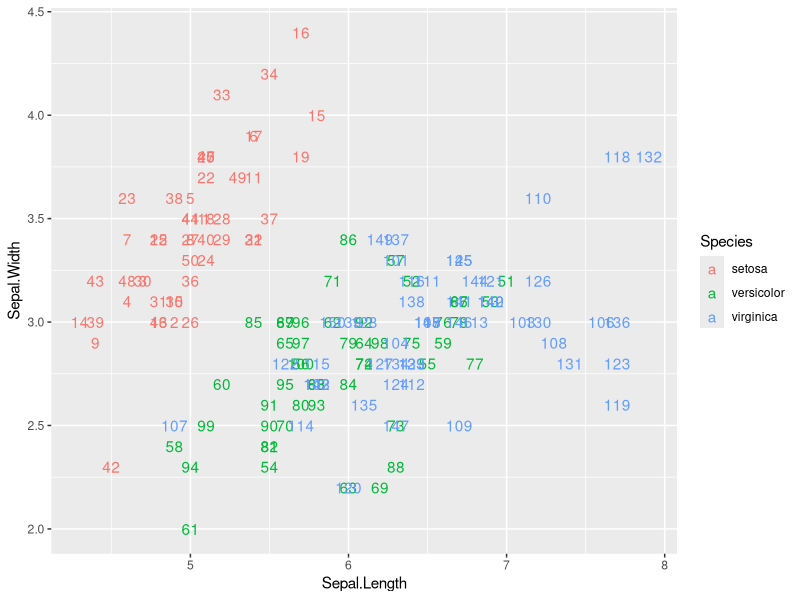
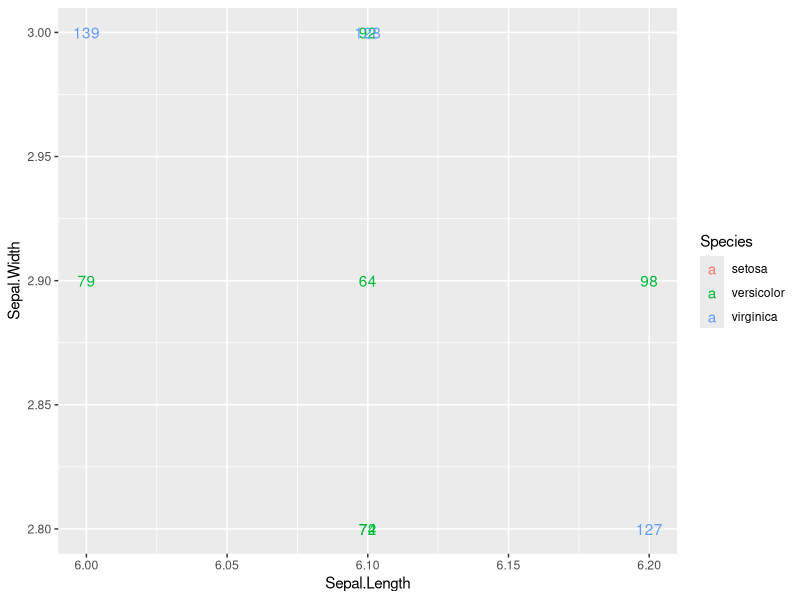
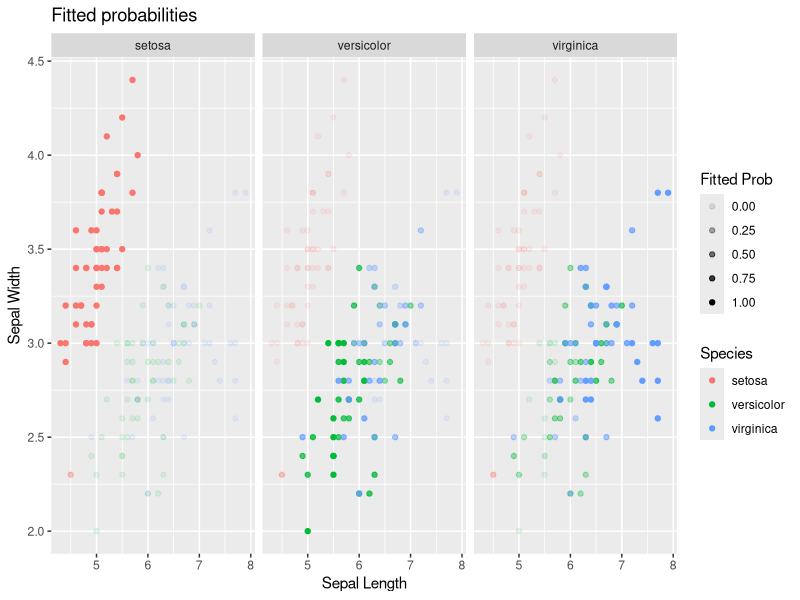
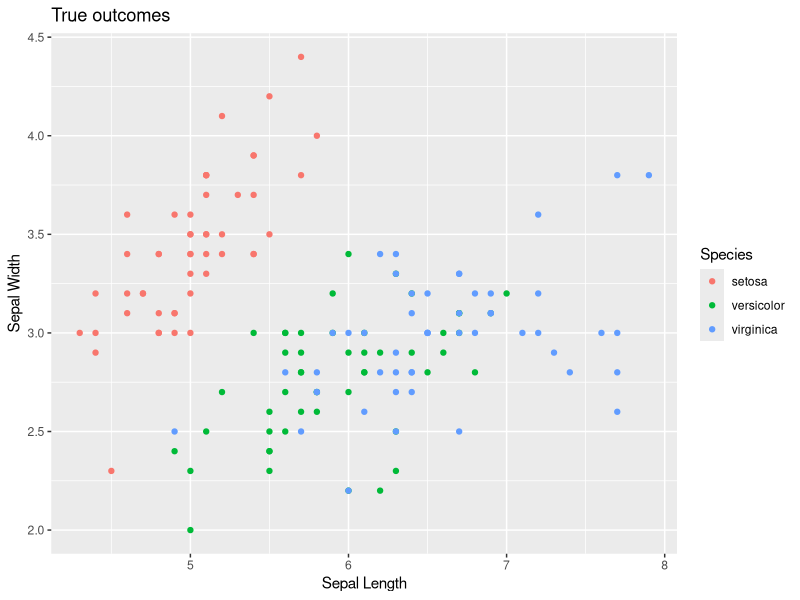
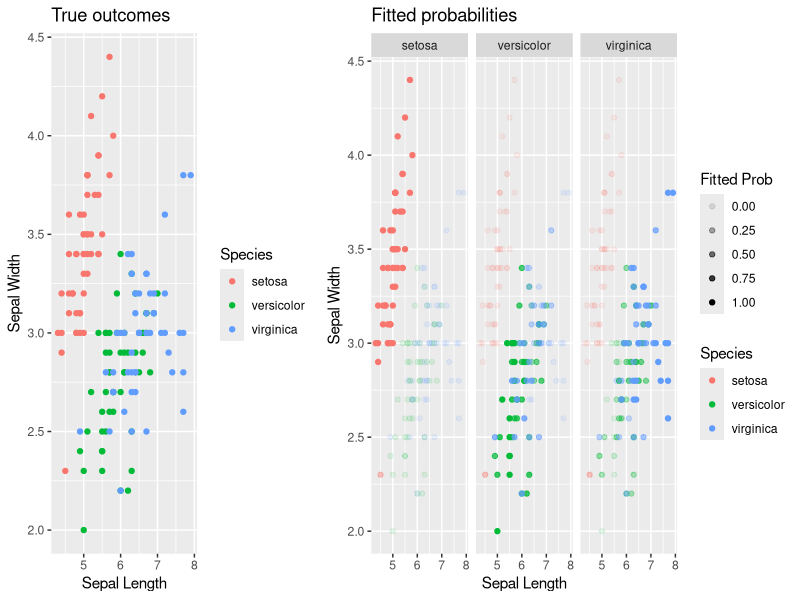

Reproduce these figures in R, in order. (Note: this script raises an error after producing the figures.)
library(tidyverse)
library(caret)
library(gridExtra)

# Fit model ---------------------------------------------------------------
data(iris)
iris <- iris %>%
  as_tibble() %>%
  # Add ID column:
  mutate(ID = 1:n()) %>% 
  select(ID, Species, Sepal.Length, Sepal.Width)

# What data looks like. Note: points jittered to break overplotting
ggplot(iris, aes(x=Sepal.Length, y=Sepal.Width)) +
  geom_text(aes(label=ID, col=Species))

# Fit knn(k) model
k <- 3
model_formula <- as.formula(Species ~ Sepal.Length + Sepal.Width)
model_knn <- caret::knn3(model_formula, data=iris, k = k)


# Possible output 1: Majority rules vote winner ---------------------------
y_hat <- model_knn %>% 
  predict(newdata=iris, type=c("class"))
y_hat




# Possible output 2: Keep fitted probabilities ----------------------------
# In other words, don't hold the vote!
p_hat_matrix <- model_knn %>% 
  predict(newdata=iris, type=c("prob", "class")) %>% 
  round(3)
View(p_hat_matrix)

# What's going on in row 64? Isn't this k=3 nearest neighbors?
p_hat_matrix[64,]
# Let's zoom in. What's going on?
ggplot(iris, aes(x=Sepal.Length, y=Sepal.Width)) +
  geom_text(aes(label=ID, col=Species)) +
  coord_cartesian(xlim=c(6, 6.2), ylim=c(2.8, 3.0))

# Convert to tidy data format and plot
p_hat_tidy <- p_hat_matrix %>% 
  as_tibble() %>% 
  bind_cols(iris, .) %>% 
  tidyr::gather(fitted_class, fitted_prob, -c(ID, Species, Sepal.Length, Sepal.Width)) %>% 
  arrange(ID, Species)
p_hat_tidy

# Here:
# -the color of the points represent the true outcome y
# -the facets contain fitted probabilities for each of the 3 levels
# -the shade of the points represent the fitted probability of the species in
# the facet
p_hat_plot <- ggplot(p_hat_tidy, aes(x=Sepal.Length, y=Sepal.Width)) +
  geom_point(aes(col=Species, alpha=fitted_prob)) + 
  facet_wrap(~fitted_class) +
  labs(x="Sepal Length", y="Sepal Width", alpha="Fitted Prob", title="Fitted probabilities")
p_hat_plot

# Recall the truth:
truth_plot <- ggplot(iris, aes(x=Sepal.Length, y=Sepal.Width)) +
  geom_point(aes(col=Species)) +
  labs(x="Sepal Length", y="Sepal Width", alpha="Fitted Prob", title="True outcomes")
truth_plot

# Compare
layout <- matrix(c(1,1,2,2,2), nrow=1)
grid.arrange(truth_plot, p_hat_plot, ncol=2, layout_matrix = layout)




library(MLmetrics)

# Possible output 1: Majority rules vote winner ---------------------------
iris$y_hat <- y_hat

# Proportion correct:
mean(iris$Species == iris$y_hat)

# Specific breakdown of correct/incorrect (done two ways):
ftable(iris$Species, iris$y_hat)
# or
iris %>% 
  group_by(Species, y_hat) %>% 
  count() %>% 
  mutate(correct = Species == y_hat)



# Possible output 2: Keep fitted probabilities ----------------------------
MLmetrics::MultiLogLoss(y_true = iris$Species, y_pred = fitted_probs)
